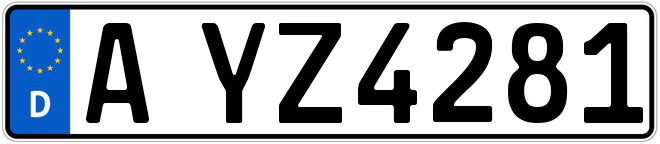
#> input picture .util_train_models/A-YZ 4281.png, 660 x 144 px
$ python opencv.py
#> lines starting #> are read from the running program, lines starting #| are printed output that depends on the picture; after the words box and inside, x2 and y2 are one past the last pixel; in counts of white or black regions, pixels touching at a corner belong together
#!/usr/bin/env python3
# -*- coding: utf-8 -*-
"""
Created on Fri Jun 27 01:02:03 2025

@author: jw124
"""

import cv2
import pytesseract

pytesseract.pytesseract.tesseract_cmd = r"/usr/bin/tesseract"

# Grayscale, Gaussian blur, Otsu's threshold
image = cv2.imread('A-YZ 4281.png')
#> image is the input picture: shape (144, 660, 3); mean B, G, R 172.7, 165.2, 159
gray = cv2.cvtColor(image, cv2.COLOR_BGR2GRAY)
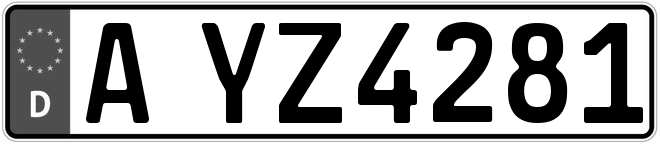
#> gray: shape (144, 660); min 0, max 255, mean 164.2
blur = cv2.GaussianBlur(gray, (3,3), 0)
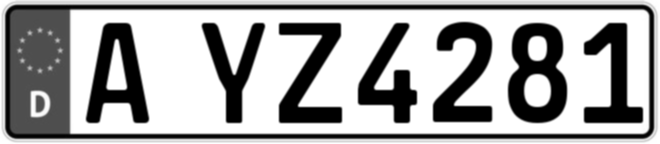
#> blur: shape (144, 660); min 0, max 255, mean 164.2
thresh = cv2.threshold(blur, 0, 255, cv2.THRESH_BINARY_INV + cv2.THRESH_OTSU)[1]
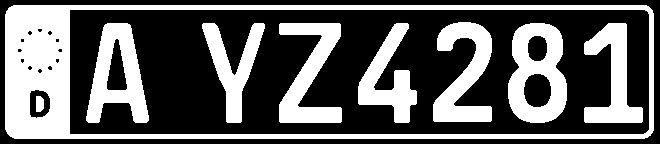
#> thresh: shape (144, 660); 37.6% white; 9 white regions, largest, box (x1, y1, x2, y2) and area: (5, 5, 654, 139) 14465, (508, 23, 567, 123) 3702, (86, 23, 149, 123) 3313

# Morph open to remove noise and invert image
kernel = cv2.getStructuringElement(cv2.MORPH_RECT, (3,3))
opening = cv2.morphologyEx(thresh, cv2.MORPH_OPEN, kernel, iterations=1)
invert = 255 - opening

# Perform text extraction
#> (the run stopped early here; a loop or call above may not have finished)

$ run again, with .util_train_models/base_img.png copied over .util_train_models/A-YZ 4281.png
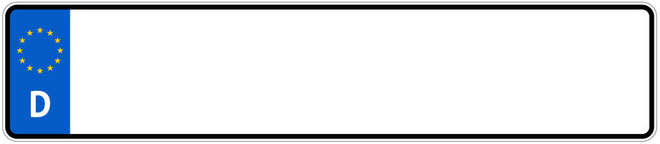
#> input picture .util_train_models/base_img.png, 660 x 144 px
#> image is the input picture: shape (144, 660, 3); mean B, G, R 229.2, 221.7, 215.4
#> `blur = cv2.GaussianBlur(gray, (3,3), 0)`:
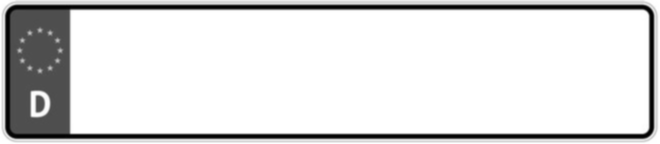
#> blur: shape (144, 660); min 1, max 255, mean 220.6
#> `thresh = cv2.threshold(blur, 0, 255, cv2.THRESH_BINARY_INV + cv2.THRES..`:
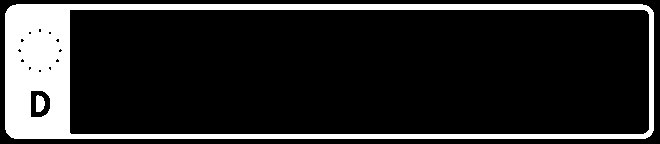
#> thresh: shape (144, 660); 16.1% white; 2 white regions, box (x1, y1, x2, y2) and area: (5, 4, 654, 139) 15198, (36, 95, 45, 112) 126
#> opening: shape (144, 660); 16.1% white; 2 white regions, box (x1, y1, x2, y2) and area: (5, 4, 654, 139) 15198, (36, 96, 45, 112) 124

$ run again, with .util_train_models/model.png copied over .util_train_models/A-YZ 4281.png
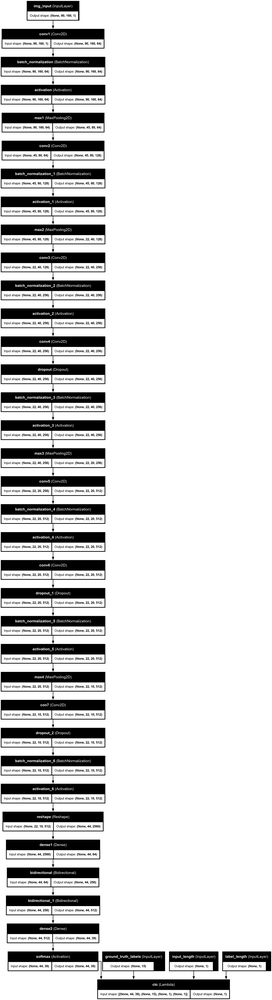
#> input picture .util_train_models/model.png, 272 x 1000 px, shrunk from 3281 x 12072 before the run
#> image is the input picture: shape (1000, 272, 3); min 0, max 255, mean 212
#> `thresh = cv2.threshold(blur, 0, 255, cv2.THRESH_BINARY_INV + cv2.THRES..`:
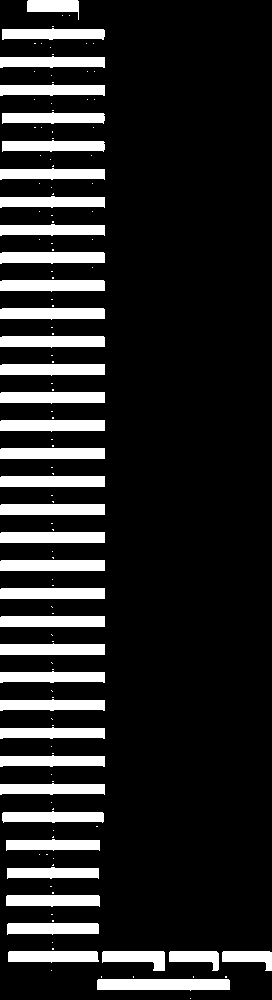
#> thresh: shape (1000, 272); 15.2% white; 139 white regions (100 under 20 px), largest, box (x1, y1, x2, y2) and area: (97, 979, 230, 991) 1462, (0, 252, 105, 264) 1156, (0, 643, 105, 655) 1156
#> `opening = cv2.morphologyEx(thresh, cv2.MORPH_OPEN, kernel, iterations=1)`:
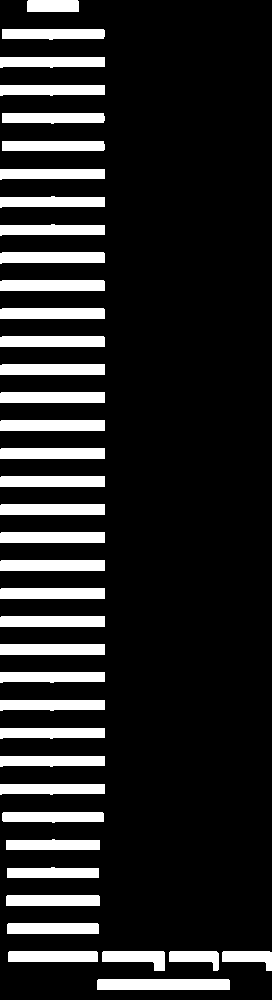
#> opening: shape (1000, 272); 15.1% white; 39 white regions, largest, box (x1, y1, x2, y2) and area: (97, 979, 230, 990) 1461, (0, 644, 105, 655) 1155, (0, 252, 105, 264) 1154
